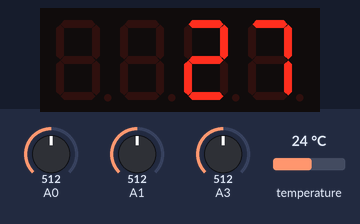
A sketch run on a simulated Arduino Uno, built with avr-gcc and run on an emulated ATmega328P. Shown: 4-digit seven-segment display. The test bench sets the inputs (shaded band); at power-on: A3 = 512, A0 = 512, temperature 24 °C, A1 = 512. What the sketch prints to the serial monitor is not drawn.

Above: at 1.2 s.
1.3 s: A3 set to 716
At 1.9 s:
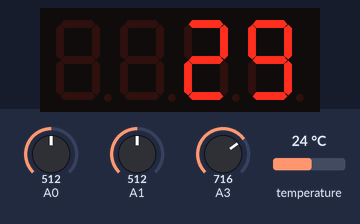
2.8 s: A0 set to 716
At 4.0 s:
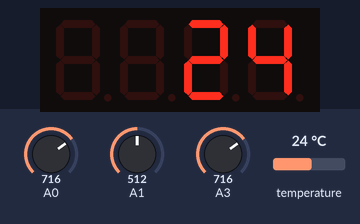
4.3 s: temperature set to 33 °C
At 5.1 s:
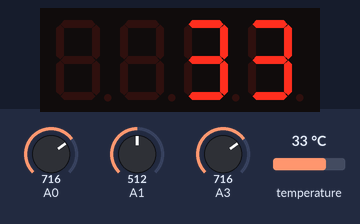
5.9 s: temperature set to 12 °C
At 7.1 s:
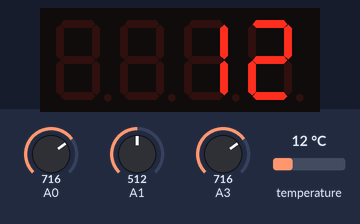
7.5 s: temperature set to 19 °C
At 7.9 s:
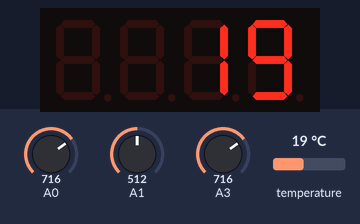
9.1 s: A3 set to 687
Timing chart, 0 to 12.1 s (numbered marks = the images above; inputs shaded):
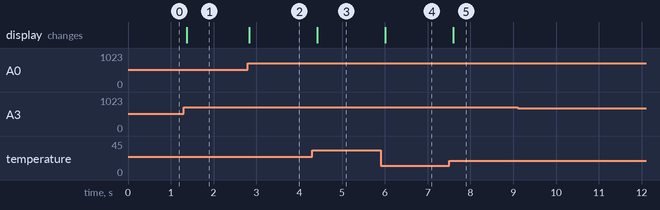

The sketch:

TempSetter.ino
```cpp
#include <Makeblock.h>
#include <Arduino.h>
#include <SoftwareSerial.h>
#include <Wire.h>

MeTemperature myTemp(PORT_3, SLOT1);

Me7SegmentDisplay disp(PORT_6);

MePotentiometer tempSetter(PORT_8);

MeDCMotor motor(M1);

MeJoystick joystick(PORT_7);

int x = 0;
int y = 0;

int setTemp = 10;
int currentTemp = 0;

boolean showCurrent = true;

void setup() {
  disp.set();
  disp.init();
  Serial.begin(9600);
}

void loop() {
  setTemp = tempSetter.read();
  if (setTemp == 0) {
    setTemp = 22;
  } else {
    setTemp = 22 + setTemp / 100;
  }
  currentTemp = myTemp.temperature();
  Serial.println("Potentiometer = " + setTemp);
  Serial.println("Temperature = " + currentTemp);
  x = joystick.readX();
  y = joystick.readY();
  if (x <= 90 && y <= 90) {
    disp.display(setTemp);
  } else {
    disp.display(currentTemp);
  }
  delay(100);
}
```

Measured:
- after the input at 1.3 s, the display: changes after 0.07 s (image 1)
- after the input at 2.8 s, the display: changes at once (image 2)
- after the input at 4.3 s, the display: changes after 0.12 s (image 3)
- after the input at 5.9 s, the display: changes after 0.11 s (image 4)
- after the input at 7.5 s, the display: changes after 0.10 s (image 5)
- after the input at 9.1 s, every drawn part: stays the same
